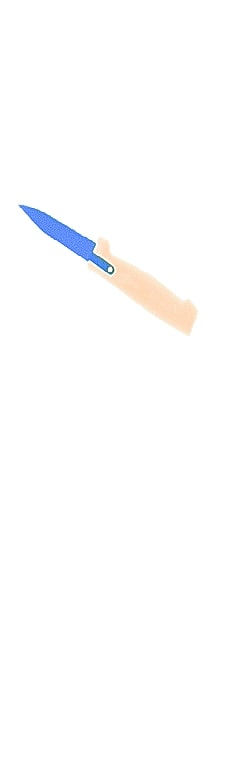
#> input picture sample_data/threat_images/BAGGAGE_20170522_113049_80428_A.jpg, 232 x 768 px; its folder holds 4 pictures in this run
$ python imgPro.py
#> lines starting #> are read from the running program, lines starting #| are printed output that depends on the picture; after the words box and inside, x2 and y2 are one past the last pixel; in counts of white or black regions, pixels touching at a corner belong together
from PIL import Image
import os
from os import listdir
import cv2
import numpy as np


def cutThreatImage():
  folder = "./sample_data/threat_images/"
  cropped_image = "./sample_data/cropped_images/"
  for fileName in os.listdir(folder):
    print(fileName)
    img = cv2.imread(folder+fileName)
#> img is the input picture: shape (768, 232, 3); mean B, G, R 253.7, 253.4, 253.4
    img = cv2.blur(img,(2,2))
    gray_seg = cv2.Canny(img, 50, 200)
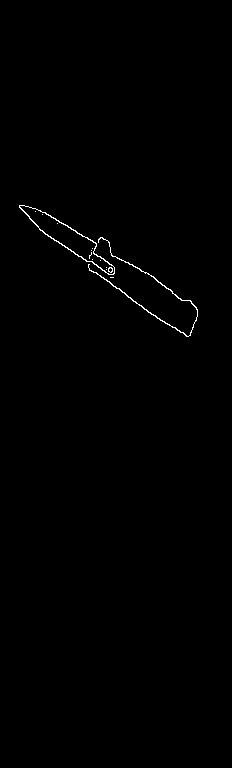
#> gray_seg: shape (768, 232); 0.41% white in thin lines or dots, all inside (x1, y1, x2, y2) = (19, 205, 198, 337)

    ## find the non-zero min-max coords of canny
    pts = np.argwhere(gray_seg>0)
#> pts = 728 pairs, first value 205 to 336, second value 19 to 197
    y1,x1 = pts.min(axis=0)
#> y1 = 205; x1 = 19
    y2,x2 = pts.max(axis=0)
#> y2 = 336; x2 = 197

    ## crop the region
    cropped = img[y1:y2, x1:x2]
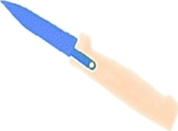
#> cropped: shape (131, 178, 3); mean B, G, R 245, 242.7, 243.2
    cv2.imwrite(cropped_image+fileName.split(".")[0]+".png", cropped)
#> pass 2 of the loop in cutThreatImage, `for fileName in os.listdir(folder):`:
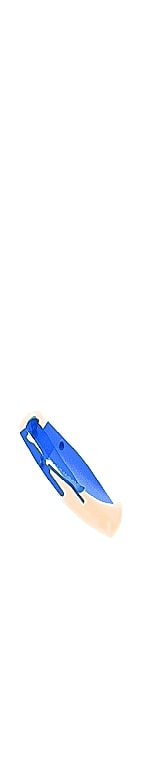
#> input picture sample_data/threat_images/BAGGAGE_20170522_115645_80428_B.jpg, 157 x 768 px
#> in cutThreatImage, img is the input picture: shape (768, 157, 3); mean B, G, R 253.2, 251, 249.9
#> in cutThreatImage, `gray_seg = cv2.Canny(img, 50, 200)`:
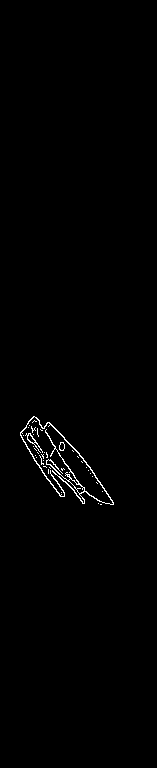
#> gray_seg: shape (768, 157); 0.74% white in thin lines or dots, all inside (x1, y1, x2, y2) = (20, 416, 114, 505)
#> pts = 889 pairs, first value 416 to 504, second value 20 to 113
#> y1 = 416; x1 = 20
#> y2 = 504; x2 = 113
#> in cutThreatImage, `cropped = img[y1:y2, x1:x2]`:
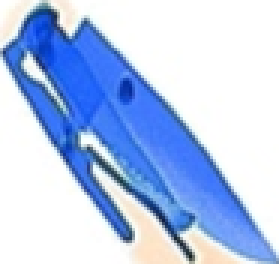
#> cropped: shape (88, 93, 3) (shown 3 times larger); mean B, G, R 237.3, 200.8, 181.3
#> pass 3 of the loop in cutThreatImage, `for fileName in os.listdir(folder):`:
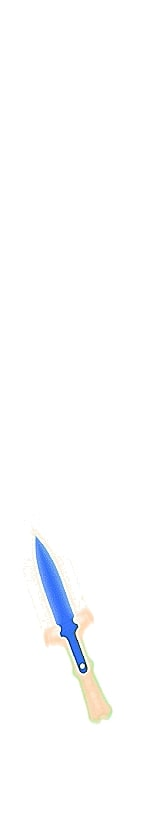
#> input picture sample_data/threat_images/BAGGAGE_20170523_085803_80428_D.jpg, 147 x 832 px
#> in cutThreatImage, img is the input picture: shape (832, 147, 3); mean B, G, R 253.2, 252.3, 251.7
#> in cutThreatImage, `gray_seg = cv2.Canny(img, 50, 200)`:
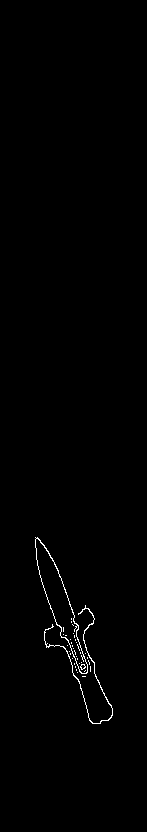
#> gray_seg: shape (832, 147); 0.63% white in thin lines or dots, all inside (x1, y1, x2, y2) = (35, 537, 113, 724)
#> pts = 773 pairs, first value 537 to 723, second value 35 to 112
#> y1 = 537; x1 = 35
#> y2 = 723; x2 = 112
#> in cutThreatImage, `cropped = img[y1:y2, x1:x2]`:
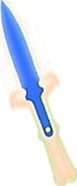
#> cropped: shape (186, 77, 3); mean B, G, R 240.6, 232.2, 226.9
#> the loop made 4 passes; the first 3 are shown
#    print(fileName.split("."))

cutThreatImage()

folder1 = "./sample_data/background_images/"
#> folder1 = './sample_data/background_images/'
folder2 = "./sample_data/cropped_images/"

# Read background file list
#> (the run stopped early here; a loop or call above may not have finished)
